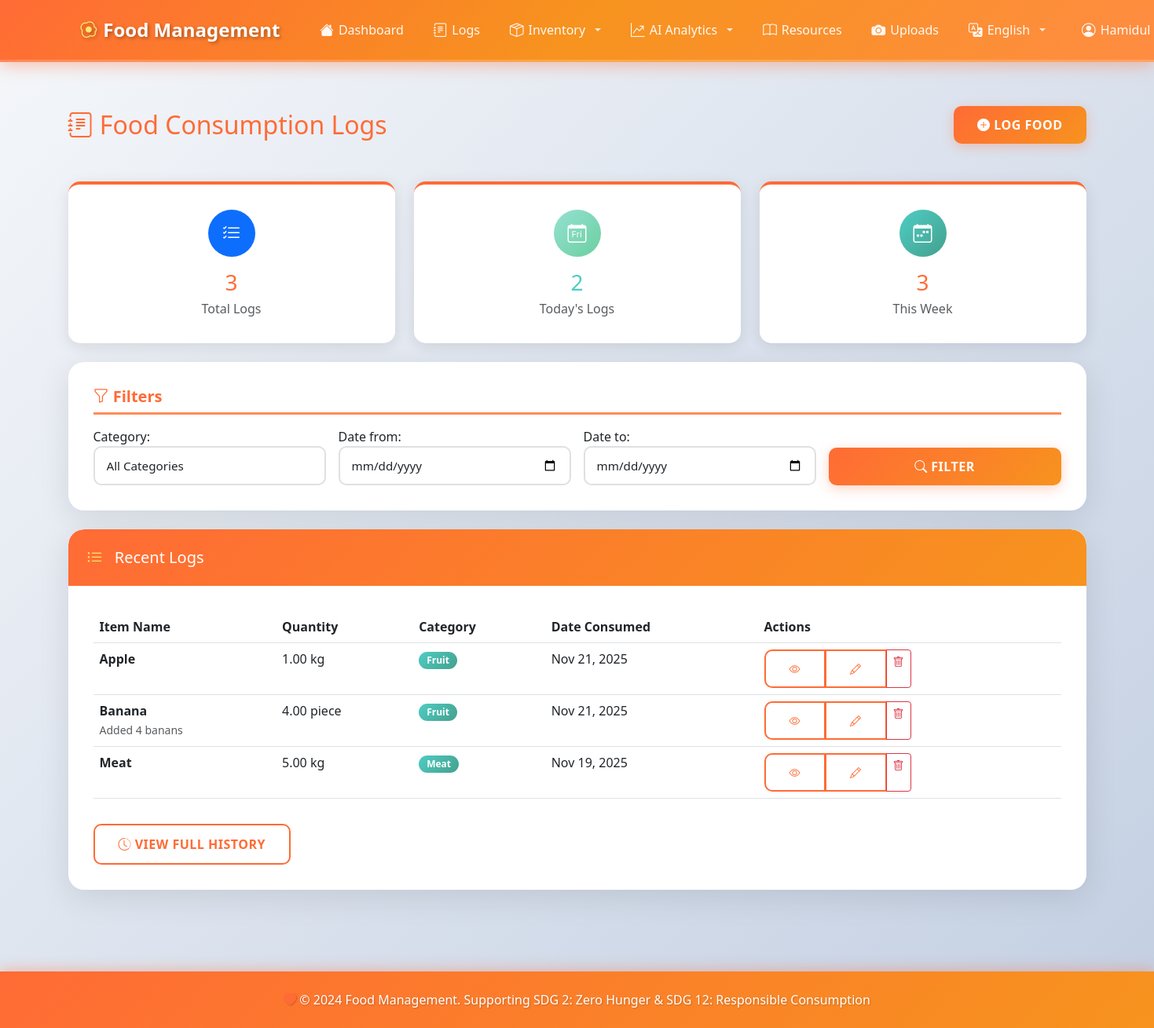
Page /logs/ (signed in) on the earlier database version.
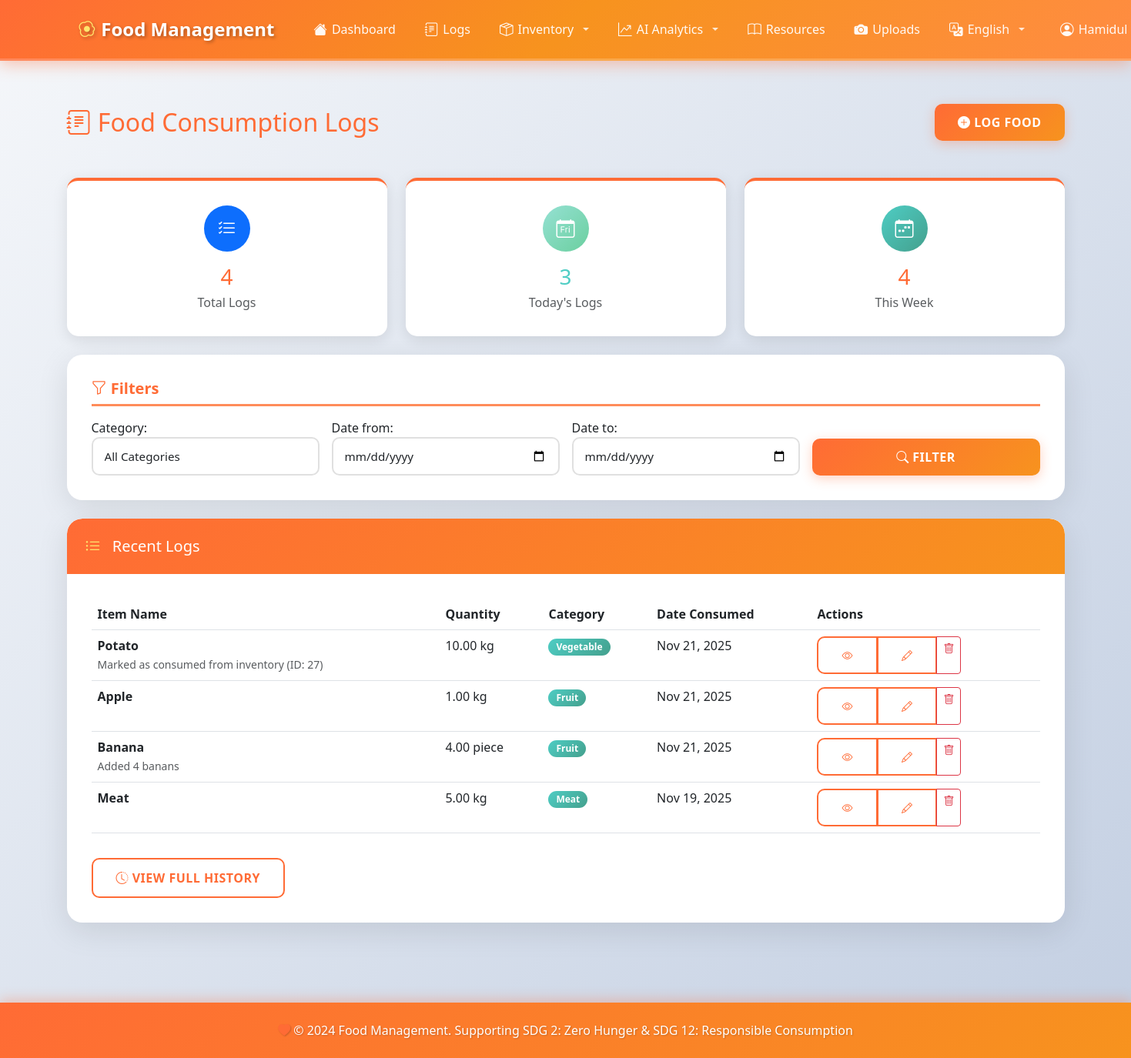
Same page on the later database version.
### logs/models.py (models this page shows, shortened)
class FoodLog(models.Model):
    CATEGORY_CHOICES = [
        ('vegetable', 'Vegetable'),
        ('fruit', 'Fruit'),
        ('dairy', 'Dairy'),
        ('meat', 'Meat'),
        ('grain', 'Grain'),
        ('beverage', 'Beverage'),
        ('snack', 'Snack'),
        ('other', 'Other'),
    ]
    UNIT_CHOICES = [
        ('kg', 'Kilogram (kg)'),
        ('g', 'Gram (g)'),
        ('lb', 'Pound (lb)'),
        ('oz', 'Ounce (oz)'),
        ('l', 'Liter (l)'),
        ('ml', 'Milliliter (ml)'),
        ('cup', 'Cup'),
        ('piece', 'Piece'),
        ('serving', 'Serving'),
    ]
    user = models.ForeignKey(User, on_delete=models.CASCADE, related_name='food_logs')
    item_name = models.CharField(max_length=255, help_text="Name of the food item")
    quantity = models.DecimalField(
        max_digits=10,
        decimal_places=2,
        validators=[MinValueValidator(0)],
        help_text="Quantity consumed"
    )
    unit = models.CharField(max_length=20, choices=UNIT_CHOICES, default='piece')
    category = models.CharField(max_length=50, choices=CATEGORY_CHOICES, default='other')
    date_consumed = models.DateField(help_text="Date when the food was consumed")
    notes = models.TextField(blank=True, null=True, help_text="Additional notes about the consumption")
    created_at = models.DateTimeField(auto_now_add=True)
    updated_at = models.DateTimeField(auto_now=True)
    class Meta:
        verbose_name = "Food Log"
        verbose_name_plural = "Food Logs"
        ordering = ['-date_consumed', '-created_at']
        indexes = [
            models.Index(fields=['user', '-date_consumed']),
            models.Index(fields=['category']),
        ]

### logs/views.py (the view)
# urls.py: path('', views.log_list, name='list'),
@login_required
def log_list(request):
    logs = FoodLog.objects.filter(user=request.user)
    filter_form = FoodLogFilterForm(request.GET)
    if filter_form.is_valid():
        category = filter_form.cleaned_data.get('category')
        date_from = filter_form.cleaned_data.get('date_from')
        date_to = filter_form.cleaned_data.get('date_to')
        if category:
            logs = logs.filter(category=category)
        if date_from:
            logs = logs.filter(date_consumed__gte=date_from)
        if date_to:
            logs = logs.filter(date_consumed__lte=date_to)
    total_logs = logs.count()
    today_logs = logs.filter(date_consumed=timezone.now().date()).count()
    week_logs = logs.filter(
        date_consumed__gte=timezone.now().date() - timedelta(days=7)
    ).count()
    category_stats = logs.values('category').annotate(
        count=Count('id')
    ).order_by('-count')
    context = {
        'logs': logs[:50],  # Limit to 50 most recent
        'filter_form': filter_form,
        'total_logs': total_logs,
        'today_logs': today_logs,
        'week_logs': week_logs,
        'category_stats': category_stats,
    }
    return render(request, 'logs/list.html', context)

### logs/forms.py
class FoodLogFilterForm(forms.Form):
    category = forms.ChoiceField(
        choices=[('', 'All Categories')] + FoodLog.CATEGORY_CHOICES,
        required=False,
        widget=forms.Select(attrs={
            'class': 'form-control',
            'onchange': 'this.form.submit()'
        })
    )
    date_from = forms.DateField(
        required=False,
        widget=forms.DateInput(attrs={
            'class': 'form-control',
            'type': 'date'
        })
    )
    date_to = forms.DateField(
        required=False,
        widget=forms.DateInput(attrs={
            'class': 'form-control',
            'type': 'date'
        })
    )

### templates/logs/list.html (shortened to what the changed rows need)
{% extends 'base.html' %}
{% block content %}
<div class="row mb-4">
    <div class="col-12">
        <div class="d-flex justify-content-between align-items-center mb-4">
            <h2 class="text-primary-custom mb-0">
                <i class="bi bi-journal-text"></i> Food Consumption Logs
            </h2>
        </div>
    </div>
</div>
<div class="row g-4 mb-4">
    <div class="col-md-4">
        <div class="dashboard-card text-center">
            <div class="rounded-circle bg-primary text-white d-flex align-items-center justify-content-center mx-auto mb-3" style="width: 60px; height: 60px; font-size: 1.5rem;">
                <i class="bi bi-list-check"></i>
            </div>
            <h3 class="mb-1" style="color: var(--primary-color);">{{ total_logs }}</h3>
            <p class="text-muted mb-0">Total Logs</p>
        </div>
    </div>
    <div class="col-md-4">
        <div class="dashboard-card text-center">
            <div class="rounded-circle text-white d-flex align-items-center justify-content-center mx-auto mb-3" style="width: 60px; height: 60px; font-size: 1.5rem; background: var(--gradient-success);">
                <i class="bi bi-calendar-day"></i>
            </div>
            <h3 class="mb-1" style="color: var(--secondary-color);">{{ today_logs }}</h3>
            <p class="text-muted mb-0">Today's Logs</p>
        </div>
    </div>
    <div class="col-md-4">
        <div class="dashboard-card text-center">
            <div class="rounded-circle text-white d-flex align-items-center justify-content-center mx-auto mb-3" style="width: 60px; height: 60px; font-size: 1.5rem; background: var(--gradient-secondary);">
                <i class="bi bi-calendar-week"></i>
            </div>
            <h3 class="mb-1" style="color: var(--primary-color);">{{ week_logs }}</h3>
            <p class="text-muted mb-0">This Week</p>
        </div>
    </div>
</div>
<div class="card">
    <div class="card-body">
        {% if logs %}
            <div class="table-responsive">
                <table class="table table-hover">
                    <thead>
                        <tr>
                            <th>Item Name</th>
                            <th>Quantity</th>
                            <th>Category</th>
                            <th>Date Consumed</th>
                            <th>Actions</th>
                        </tr>
                    </thead>
                    <tbody>
                        {% for log in logs %}
                        <tr>
                            <td>
                                <strong>{{ log.item_name }}</strong>
                                {% if log.notes %}
                                    <br><small class="text-muted">{{ log.notes|truncatewords:10 }}</small>
                                {% endif %}
                            </td>
                            <td>{{ log.quantity }} {{ log.unit }}</td>
                            <td>
                                <span class="badge" style="background: var(--gradient-secondary);">
                                    {{ log.get_category_display }}
                                </span>
                            </td>
                            <td>{{ log.date_consumed|date:"M d, Y" }}</td>
                            <td>
                                <div class="btn-group btn-group-sm">
                                    <a href="{% url 'logs:detail' log.pk %}" class="btn btn-outline-primary" title="View">
                                        <i class="bi bi-eye"></i>
                                    </a>
                                    <a href="{% url 'logs:edit' log.pk %}" class="btn btn-outline-primary" title="Edit">
                                        <i class="bi bi-pencil"></i>
                                    </a>
                                    <a href="{% url 'logs:delete' log.pk %}" class="btn btn-outline-danger" title="Delete">
                                        <i class="bi bi-trash"></i>
                                    </a>
                                </div>
                            </td>
                        </tr>
                        {% endfor %}
                    </tbody>
                </table>
            </div>
        {% endif %}
    </div>
</div>
{% endblock %}

### templates/base.html (shortened to what the changed rows need)
{% load i18n static %}
<!DOCTYPE html>
<html lang="{{ LANGUAGE_CODE|default:'en' }}" dir="{% if LANGUAGE_CODE == 'ar' %}rtl{% else %}ltr{% endif %}">
<head>
    {% load static %}
    <link href="https://cdn.jsdelivr.net/npm/bootstrap@5.3.0/dist/css/bootstrap.min.css" rel="stylesheet">
    <link rel="stylesheet" href="https://cdn.jsdelivr.net/npm/bootstrap-icons@1.11.0/font/bootstrap-icons.css">
    <link rel="stylesheet" href="{% static 'css/style.css' %}">
</head>
<body>
    {% if user.is_authenticated %}
    <nav class="navbar navbar-expand-lg navbar-dark sticky-top">
        <div class="container">
            <div class="collapse navbar-collapse" id="navbarNav">
                <ul class="navbar-nav">
                    {% get_current_language as CURRENT_LANGUAGE %}
                    {% get_available_languages as LANGUAGES %}
                    <li class="nav-item dropdown me-2">
                        <a class="nav-link dropdown-toggle text-white" href="#" id="languageDropdownAuth" role="button" data-bs-toggle="dropdown" aria-expanded="false">
                            <i class="bi bi-translate"></i>
                            {% for lang_code, lang_name in LANGUAGES %}
                                {% if lang_code == CURRENT_LANGUAGE %}{{ lang_name }}{% endif %}
                            {% endfor %}
                        </a>
                            {% get_language_info_list for LANGUAGES as languages %}
                    </li>
                </ul>
            </div>
        </div>
    </nav>
    {% endif %}
    <main class="container my-4">
        {% block content %}{% endblock %}
    </main>
</body>
</html>

Differences in the rows shown:
added FoodLog: item_name "Potato", notes "Marked as consumed from inventory (ID: 27)", quantity "10.00", unit "kg", category "Vegetable", date_consumed "Nov 21, 2025"
Other differences:
{{ total_logs }}: "3" → "4"
{{ today_logs }}: "2" → "3"
{{ week_logs }}: "3" → "4"
